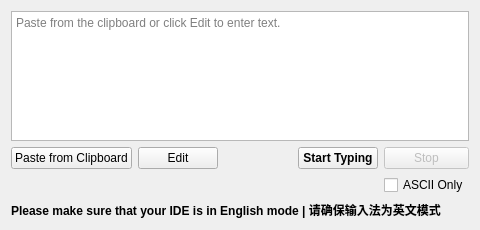
<?xml version="1.0" encoding="UTF-8"?>
<ui version="4.0">
 <class>TypingPanel</class>
 <widget class="QWidget" name="TypingPanel">
  <property name="geometry">
   <rect>
    <x>0</x>
    <y>0</y>
    <width>480</width>
    <height>230</height>
   </rect>
  </property>
  <property name="windowTitle">
   <string>Auto Typer</string>
  </property>
  <layout class="QVBoxLayout" name="main_layout">
   <item>
    <widget class="QPlainTextEdit" name="preview">
     <property name="focusPolicy">
      <enum>Qt::FocusPolicy::NoFocus</enum>
     </property>
     <property name="readOnly">
      <bool>true</bool>
     </property>
     <property name="placeholderText">
      <string>Paste from the clipboard or click Edit to enter text.</string>
     </property>
    </widget>
   </item>
   <item>
    <layout class="QGridLayout" name="controls_layout" columnstretch="0,0,1,0,0">
     <item row="0" column="0">
      <widget class="QPushButton" name="paste">
       <property name="text">
        <string>Paste from Clipboard</string>
       </property>
       <property name="focusPolicy">
        <enum>Qt::FocusPolicy::NoFocus</enum>
       </property>
      </widget>
     </item>
     <item row="0" column="1">
      <widget class="QPushButton" name="edit">
       <property name="text">
        <string>Edit</string>
       </property>
       <property name="focusPolicy">
        <enum>Qt::FocusPolicy::NoFocus</enum>
       </property>
      </widget>
     </item>
     <item row="0" column="2">
      <spacer name="button_spacing">
       <property name="orientation">
        <enum>Qt::Horizontal</enum>
       </property>
       <property name="sizeHint">
        <size>
         <width>0</width>
         <height>0</height>
        </size>
       </property>
      </spacer>
     </item>
     <item row="0" column="3">
      <widget class="QPushButton" name="start">
       <property name="text">
        <string>Start Typing</string>
       </property>
       <property name="font">
        <font>
         <bold>true</bold>
        </font>
       </property>
       <property name="focusPolicy">
        <enum>Qt::FocusPolicy::NoFocus</enum>
       </property>
      </widget>
     </item>
     <item row="0" column="4">
      <widget class="QPushButton" name="stop">
       <property name="text">
        <string>Stop</string>
       </property>
       <property name="focusPolicy">
        <enum>Qt::FocusPolicy::NoFocus</enum>
       </property>
       <property name="enabled">
        <bool>false</bool>
       </property>
      </widget>
     </item>
     <item row="1" column="0" colspan="4">
      <widget class="QLabel" name="status">
       <property name="wordWrap">
        <bool>true</bool>
       </property>
      </widget>
     </item>
     <item row="1" column="4">
      <widget class="QCheckBox" name="ascii_only">
       <property name="text">
        <string>ASCII Only</string>
       </property>
       <property name="focusPolicy">
        <enum>Qt::FocusPolicy::NoFocus</enum>
       </property>
      </widget>
     </item>
    </layout>
   </item>
   <item>
    <widget class="QLabel" name="ime_notice">
     <property name="text">
      <string>Please make sure that your IDE is in English mode | 请确保输入法为英文模式 </string>
     </property>
     <property name="font">
      <font>
       <bold>true</bold>
      </font>
     </property>
    </widget>
   </item>
  </layout>
 </widget>
 <resources/>
 <connections/>
</ui>
